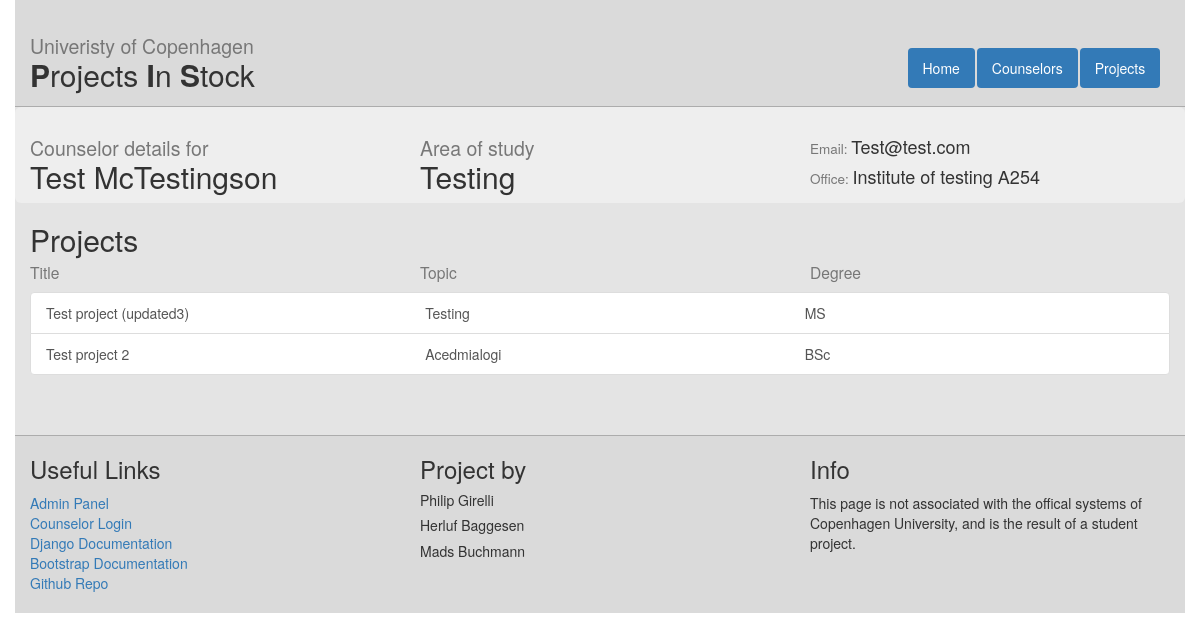
Page /counselors/1/ on the earlier database version.
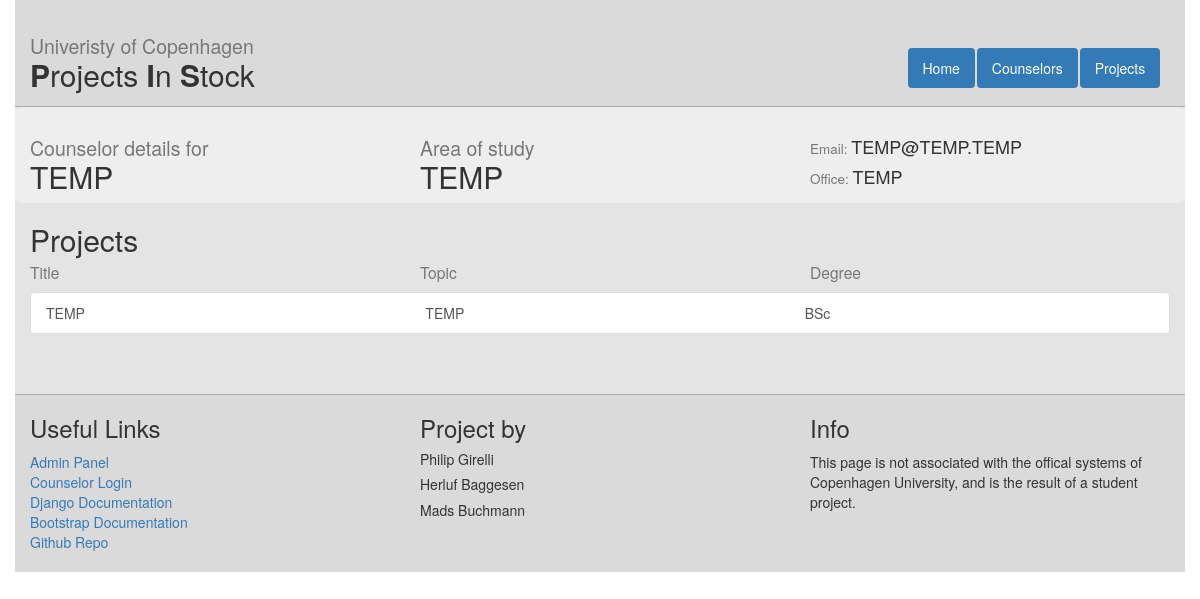
Same page on the later database version.
### web/models.py (models this page shows, shortened)
class Counselor(models.Model):
    readonly_fields=('account_id',)
    name = models.CharField(max_length=255)
    email = models.EmailField()
    study_area = models.CharField(max_length=255)
    office = models.CharField(max_length=255)
    projects = models.ManyToManyField(Project)
    url = models.URLField(default="NOURL")
    account_id = models.IntegerField(default=-1)

class Project(models.Model):
    title = models.CharField(max_length = 120) #120 is up for discussion
    description = models.TextField()
    timestamp = models.DateTimeField(auto_now = False, auto_now_add = True)
    degree_choices = (('BSc','Bachelor'),('MS','Masters'))
    degree = models.CharField(max_length = 5, choices = degree_choices, default='BSc')
    topic = models.CharField(max_length = 120) #120 is up for discussion

### web/views.py (the view)
# urls.py: url(r'^counselors/(?P<counselor_id>[0-9]+)/$', views.counselor_detail, name="counselor_detail"),
def counselor_detail(request, counselor_id):
    c = get_object_or_404(Counselor, id=counselor_id)
    context = {
        'counselor': c
    }
    return render(request, 'web/counselor_detail.html', context)

### web/templates/web/counselor_detail.html
{%extends "web/master.html" %}
{% block content%}
<div class="row info-box">
  <div class="col-md-4">
    <h2><small>Counselor details for</small><br />{{ counselor.name }}</h2>
  </div>
  <div class="col-md-4">
    <h2><small>Area of study</small><br />{{ counselor.study_area }}</h2>
  </div>
  <div class="col-md-4">
    <br />
    <h4><small>Email:  </small>{{ counselor.email }}</h4>
    <h4><small>Office:  </small>{{ counselor.office }}</h4>
  </div>
</div>
  <h2>Projects</h2>
<div style="position: relative; top: -30px;">
  <div class="row">
    <div class="col-md-4">
      <h3><small>Title</small></h3>
    </div>
    <div class="col-md-4">
      <h3><small>Topic</small></h3>
    </div>
    <div class="col-md-4">
      <h3><small>Degree</small></h3>
    </div>
  </div>
  <div class="list-group" id="counselor_projects_list">
    {% for p in counselor.projects.all%}
    <a class="list-group-item" href="{% url 'project_detail' p.id %}">
      <div class="row">
        <div class="col-md-4">{{ p.title }}</div>
        <div class="col-md-4">{{ p.topic }}</div>
        <div class="col-md-4">{{ p.degree }}</div>
      </div>
    </a>
    {% endfor %}
  </div>
</div>
{% endblock %}

### web/templates/web/master.html (shortened to what this page needs)
<!DOCTYPE html>
<html>
<head>
  {% load staticfiles %}
  <link rel="stylesheet" type="text/css" href="{% static 'web/style.css' %}">
  <link rel="stylesheet" href="http://maxcdn.bootstrapcdn.com/bootstrap/3.3.6/css/bootstrap.min.css">
</head>
<body>
<div class="container" id="site-wrapper">
  <div class="row" id="header-wrap">
    <div class="col-md-9">
      <h2><small>Univeristy of Copenhagen</small> <br /><b>P</b>rojects <b>I</b>n <b> S</b>tock</h2>
    </div>
    <div class ="col-md-3">
      <ul class="nav nav-pills" id="menu">
        <li><a href="{% url "index" %}">Home</a></li>
        <li><a href="{% url "counselor_list" %}">Counselors</a></li>
        <li><a href="{% url "project_list" %}">Projects</a></li>
      </ul>
    </div>
  </div>
<div id="content" style="display: none;">
{%block content%}
{%endblock%}
</div>
<div class="row" id="footer">
  <div class="col-md-4">
    <h3>Useful Links</h3>
      <a href="{% url 'admin:index' %}">Admin Panel</a><br />
      <a href="{% url 'login' %}">Counselor Login</a><br />
      <a href="https://docs.djangoproject.com/en/1.9/">Django Documentation</a><br />
      <a href="http://getbootstrap.com/components/">Bootstrap Documentation</a><br />
      <a href="https://github.com/PhilipFraDIKU/Projects-in-Stock">Github Repo</a><br /><br />
  </div>
  <div class="col-md-4">
    <h3>Project by</h3>
      <h5>Philip Girelli</h5>
      <h5>Herluf Baggesen</h5>
      <h5>Mads Buchmann</h5>
  </div>
  <div class="col-md-4">
  <h3>Info</h3>
  <p>
   This page is not associated with the offical systems of Copenhagen University, and is the result of a student project.
  </p>
  </div>
</div>
</div>
</body>
</html>

### web/static/web/style.css (style rules this page uses)
#header-wrap { border-bottom: solid 1px; background-color : rgba(128, 128, 128, 0.1); border-color: rgba(128, 128, 128, 0.5); padding-top : 5px; padding-bottom : 5px; }
html, body { height : 100%; }
#menu { margin-top : 43px; }
.nav-pills li a { background-color: #337AB7; color : #fff; transition : color 0.5s; -webkit- transition : color 0.5s; }
.container { background-color: rgba(128, 128, 128, 0.21); }
#footer { background-color : rgba(128, 128, 128, 0.1); border-top : solid 1px; border-color : rgba(128, 128, 128, 0.5); margin-top : 30px; }
.info-box { background-color : #eee; border-radius: 6px; }

Differences in the rows shown:
removed Project: title "Test project (updated3)", topic "Testing", degree "MS"
removed Project: title "Test project 2", topic "Acedmialogi", degree "BSc"
changed Counselor: name "Test McTestingson" → "TEMP"; study_area "Testing" → "TEMP"; email "Test@test.com" → "TEMP@TEMP.TEMP"; office "Institute of testing A254" → "TEMP"
added Project: title "TEMP", topic "TEMP", degree "BSc"
